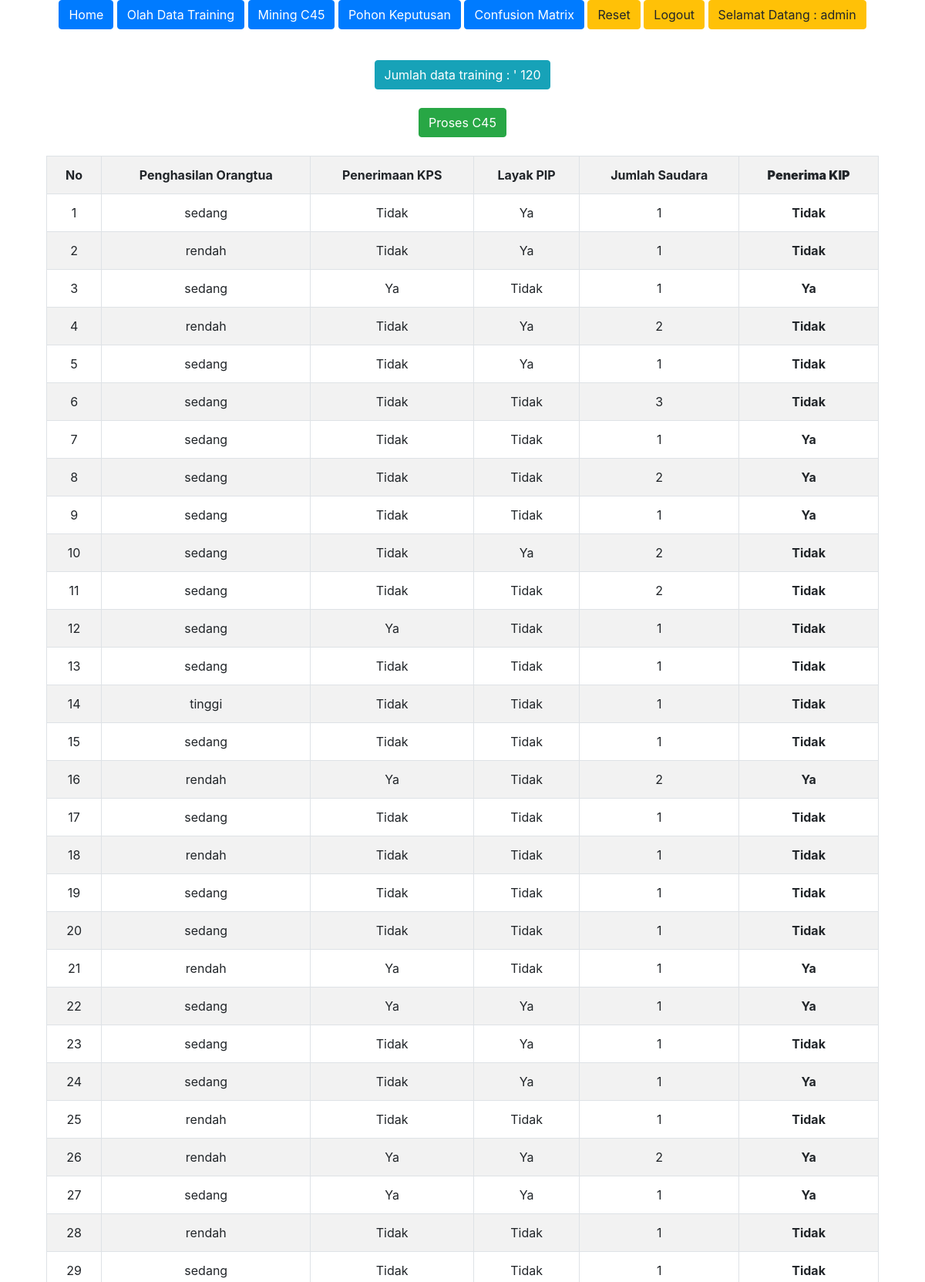
The app's page /index.php?menu=mining (signed in, upper part) with its own data.
### tables this page shows
CREATE TABLE `data_training1` (
  `id` int(11) NOT NULL,
  `penghasilan_ortu` varchar(20) DEFAULT NULL,
  `penerimaan_kps` varchar(10) DEFAULT NULL,
  `layak_pip` varchar(10) DEFAULT NULL,
  `jumlah_saudara` int(10) DEFAULT NULL,
  `penerima_kip` varchar(10) DEFAULT NULL
);

### mining.php (the view, shortened to what this page needs)
<?php
	$query=mysql_query("select * from data_training1 order by(id)");
	$jumlah=mysql_num_rows($query);
	if($jumlah==0){
		echo "<center><h3>Data training masih kosong...</h3></center>";
	}else{
		if(isset($_POST['submit'])){
			include "proses_mining.php";
		}else{
			?>
			<center>
			<?php
			echo "<center><button type='button' class='btn btn-info'>Jumlah data training : ' ".$jumlah . "</button> </center></br>";
			?>
				<form method=POST action=''>
					<input type=submit name=submit value= 'Proses C45' class="btn btn-success">
				</form>
				<br>
			</center>
			<table class="table table-condensed table-striped table-bordered">
				<tr align='center'>
					<th>No</th><th>Penghasilan Orangtua</th><th>Penerimaan KPS</th><th>Layak PIP</th><th>Jumlah Saudara</th><th><b>Penerima KIP</b></th>
				</tr>
			<?php
				while($row=mysql_fetch_array($query)){
				?>
					<tr align='center'>
						<td><?php echo $row['id'];?></td>
						<td><?php echo $row['penghasilan_ortu'];?></td>
						<td><?php echo $row['penerimaan_kps'];?></td>
						<td><?php echo $row['layak_pip'];?></td>
						<td><?php echo $row['jumlah_saudara'];?></td>
						<td><b><?php echo $row['penerima_kip'];?></b></td>
					</tr>
				<?php
				}
				?>
			</table>
<?php
		}
	}
?>

### records on screen
data_training1: id "1", penghasilan_ortu "sedang", penerimaan_kps "Tidak", layak_pip "Ya", jumlah_saudara "1", penerima_kip "Tidak"
data_training1: id "2", penghasilan_ortu "rendah", penerimaan_kps "Tidak", layak_pip "Ya", jumlah_saudara "1", penerima_kip "Tidak"
data_training1: id "3", penghasilan_ortu "sedang", penerimaan_kps "Ya", layak_pip "Tidak", jumlah_saudara "1", penerima_kip "Ya"
data_training1: id "4", penghasilan_ortu "rendah", penerimaan_kps "Tidak", layak_pip "Ya", jumlah_saudara "2", penerima_kip "Tidak"
data_training1: id "5", penghasilan_ortu "sedang", penerimaan_kps "Tidak", layak_pip "Ya", jumlah_saudara "1", penerima_kip "Tidak"
data_training1: id "6", penghasilan_ortu "sedang", penerimaan_kps "Tidak", layak_pip "Tidak", jumlah_saudara "3", penerima_kip "Tidak"
data_training1: id "7", penghasilan_ortu "sedang", penerimaan_kps "Tidak", layak_pip "Tidak", jumlah_saudara "1", penerima_kip "Ya"
data_training1: id "8", penghasilan_ortu "sedang", penerimaan_kps "Tidak", layak_pip "Tidak", jumlah_saudara "2", penerima_kip "Ya"
data_training1: id "9", penghasilan_ortu "sedang", penerimaan_kps "Tidak", layak_pip "Tidak", jumlah_saudara "1", penerima_kip "Ya"
data_training1: id "10", penghasilan_ortu "sedang", penerimaan_kps "Tidak", layak_pip "Ya", jumlah_saudara "2", penerima_kip "Tidak"
data_training1: id "11", penghasilan_ortu "sedang", penerimaan_kps "Tidak", layak_pip "Tidak", jumlah_saudara "2", penerima_kip "Tidak"
data_training1: id "12", penghasilan_ortu "sedang", penerimaan_kps "Ya", layak_pip "Tidak", jumlah_saudara "1", penerima_kip "Tidak"
data_training1: id "13", penghasilan_ortu "sedang", penerimaan_kps "Tidak", layak_pip "Tidak", jumlah_saudara "1", penerima_kip "Tidak"
data_training1: id "14", penghasilan_ortu "tinggi", penerimaan_kps "Tidak", layak_pip "Tidak", jumlah_saudara "1", penerima_kip "Tidak"
data_training1: id "15", penghasilan_ortu "sedang", penerimaan_kps "Tidak", layak_pip "Tidak", jumlah_saudara "1", penerima_kip "Tidak"
data_training1: id "16", penghasilan_ortu "rendah", penerimaan_kps "Ya", layak_pip "Tidak", jumlah_saudara "2", penerima_kip "Ya"
data_training1: id "17", penghasilan_ortu "sedang", penerimaan_kps "Tidak", layak_pip "Tidak", jumlah_saudara "1", penerima_kip "Tidak"
data_training1: id "18", penghasilan_ortu "rendah", penerimaan_kps "Tidak", layak_pip "Tidak", jumlah_saudara "1", penerima_kip "Tidak"
data_training1: id "19", penghasilan_ortu "sedang", penerimaan_kps "Tidak", layak_pip "Tidak", jumlah_saudara "1", penerima_kip "Tidak"
data_training1: id "20", penghasilan_ortu "sedang", penerimaan_kps "Tidak", layak_pip "Tidak", jumlah_saudara "1", penerima_kip "Tidak"
data_training1: id "21", penghasilan_ortu "rendah", penerimaan_kps "Ya", layak_pip "Tidak", jumlah_saudara "1", penerima_kip "Ya"
data_training1: id "22", penghasilan_ortu "sedang", penerimaan_kps "Ya", layak_pip "Ya", jumlah_saudara "1", penerima_kip "Ya"
data_training1: id "23", penghasilan_ortu "sedang", penerimaan_kps "Tidak", layak_pip "Ya", jumlah_saudara "1", penerima_kip "Tidak"
data_training1: id "24", penghasilan_ortu "sedang", penerimaan_kps "Tidak", layak_pip "Ya", jumlah_saudara "1", penerima_kip "Ya"
data_training1: id "25", penghasilan_ortu "rendah", penerimaan_kps "Tidak", layak_pip "Tidak", jumlah_saudara "1", penerima_kip "Tidak"
data_training1: id "26", penghasilan_ortu "rendah", penerimaan_kps "Ya", layak_pip "Ya", jumlah_saudara "2", penerima_kip "Ya"
data_training1: id "27", penghasilan_ortu "sedang", penerimaan_kps "Ya", layak_pip "Ya", jumlah_saudara "1", penerima_kip "Ya"
data_training1: id "28", penghasilan_ortu "rendah", penerimaan_kps "Tidak", layak_pip "Tidak", jumlah_saudara "1", penerima_kip "Tidak"
data_training1: id "29", penghasilan_ortu "sedang", penerimaan_kps "Tidak", layak_pip "Tidak", jumlah_saudara "1", penerima_kip "Tidak"

### other values on screen
$_SESSION['usr'] "admin"
$jumlah "120"
